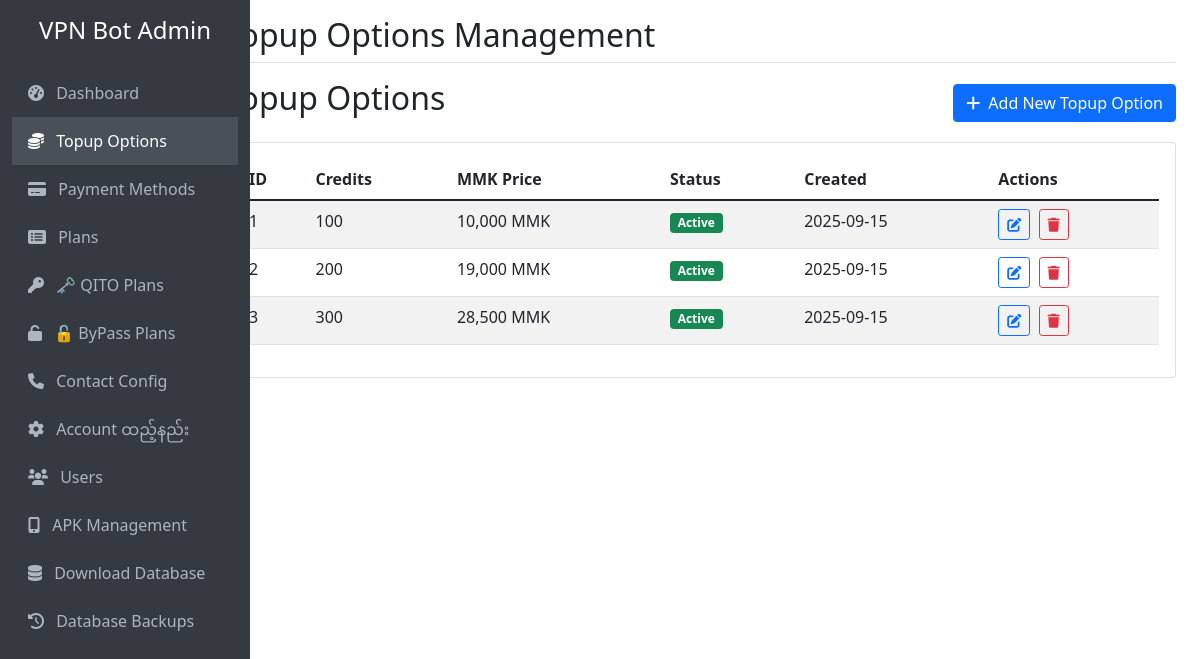
Page /topup on the earlier database version.
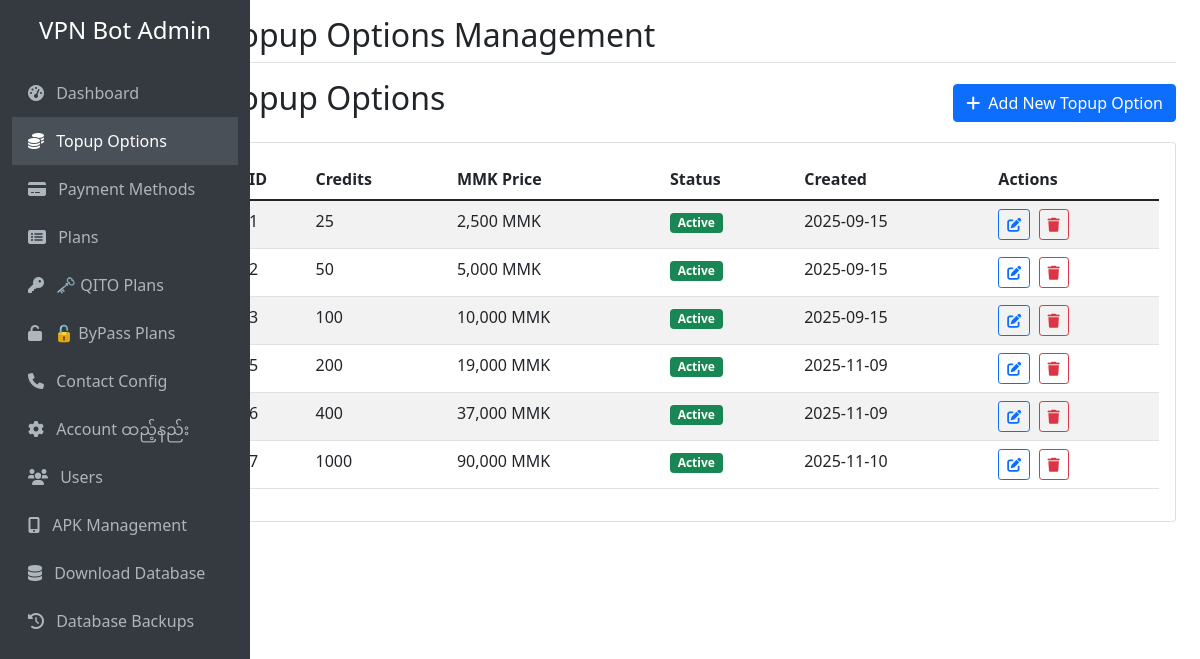
Same page on the later database version.
### tables this page shows
CREATE TABLE topup_options (
            id INTEGER PRIMARY KEY AUTOINCREMENT,
            credits INTEGER NOT NULL,
            mmk_price INTEGER NOT NULL,
            is_active BOOLEAN DEFAULT 1,
            created_at TIMESTAMP DEFAULT CURRENT_TIMESTAMP,
            updated_at TIMESTAMP DEFAULT CURRENT_TIMESTAMP
        );

### web_admin.py (the view)
@app.route('/topup')
def topup_management():
    conn = get_db_connection()
    topup_options = conn.execute('SELECT * FROM topup_options ORDER BY credits').fetchall()
    conn.close()
    return render_template('topup_management.html', topup_options=topup_options)

### web_admin.py (called while the page is built)
def get_db_connection():
    conn = sqlite3.connect(DB_FILE)
    conn.row_factory = sqlite3.Row
    return conn

### templates/topup_management.html (shortened to what this page needs)
{% extends "base.html" %}
{% block page_title %}Topup Options Management{% endblock %}
{% block content %}
<div class="d-flex justify-content-between align-items-center mb-3">
    <h2>Topup Options</h2>
    <a href="{{ url_for('add_topup') }}" class="btn btn-primary">
        <i class="fas fa-plus me-2"></i>Add New Topup Option
    </a>
</div>
<div class="card">
    <div class="card-body">
        {% if topup_options %}
            <div class="table-responsive">
                <table class="table table-striped">
                    <thead>
                        <tr>
                            <th>ID</th>
                            <th>Credits</th>
                            <th>MMK Price</th>
                            <th>Status</th>
                            <th>Created</th>
                            <th>Actions</th>
                        </tr>
                    </thead>
                    <tbody>
                        {% for option in topup_options %}
                        <tr>
                            <td>{{ option.id }}</td>
                            <td>{{ option.credits }}</td>
                            <td>{{ "{:,}".format(option.mmk_price) }} MMK</td>
                            <td>
                                {% if option.is_active %}
                                    <span class="badge bg-success">Active</span>
                                {% else %}
                                    <span class="badge bg-secondary">Inactive</span>
                                {% endif %}
                            </td>
                            <td>{{ option.created_at[:10] }}</td>
                            <td>
                                <a href="{{ url_for('edit_topup', topup_id=option.id) }}" class="btn btn-sm btn-outline-primary me-1">
                                    <i class="fas fa-edit"></i>
                                </a>
                                <a href="{{ url_for('delete_topup', topup_id=option.id) }}"
                                   class="btn btn-sm btn-outline-danger"
                                   onclick="return confirm('Are you sure you want to delete this topup option?')">
                                    <i class="fas fa-trash"></i>
                                </a>
                            </td>
                        </tr>
                        {% endfor %}
                    </tbody>
                </table>
            </div>
        {% endif %}
    </div>
</div>
{% endblock %}

Differences in the rows shown:
changed topup_options id 1: credits "100" → "25"; mmk_price "10,000" → "2,500"
changed topup_options id 2: credits "200" → "50"; mmk_price "19,000" → "5,000"
changed topup_options id 3: credits "300" → "100"; mmk_price "28,500" → "10,000"
added topup_options: id "5", credits "200", mmk_price "19,000", is_active "Active", created_at "2025-11-09"
added topup_options: id "6", credits "400", mmk_price "37,000", is_active "Active", created_at "2025-11-09"
added topup_options: id "7", credits "1000", mmk_price "90,000", is_active "Active", created_at "2025-11-10"
